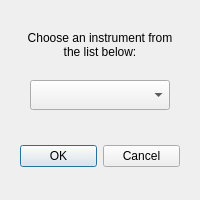
<?xml version="1.0" encoding="UTF-8"?>
<ui version="4.0">
 <class>Dialog</class>
 <widget class="QDialog" name="Dialog">
  <property name="geometry">
   <rect>
    <x>0</x>
    <y>0</y>
    <width>200</width>
    <height>200</height>
   </rect>
  </property>
  <property name="windowTitle">
   <string>Instrument</string>
  </property>
  <widget class="QComboBox" name="comboBox">
   <property name="geometry">
    <rect>
     <x>30</x>
     <y>80</y>
     <width>140</width>
     <height>30</height>
    </rect>
   </property>
  </widget>
  <widget class="QLabel" name="label">
   <property name="geometry">
    <rect>
     <x>20</x>
     <y>20</y>
     <width>160</width>
     <height>50</height>
    </rect>
   </property>
   <property name="text">
    <string>Choose an instrument from the list below:</string>
   </property>
   <property name="alignment">
    <set>Qt::AlignCenter</set>
   </property>
   <property name="wordWrap">
    <bool>true</bool>
   </property>
  </widget>
  <widget class="QDialogButtonBox" name="buttonBox">
   <property name="geometry">
    <rect>
     <x>20</x>
     <y>140</y>
     <width>160</width>
     <height>32</height>
    </rect>
   </property>
   <property name="standardButtons">
    <set>QDialogButtonBox::Cancel|QDialogButtonBox::Ok</set>
   </property>
  </widget>
 </widget>
 <resources/>
 <connections/>
</ui>
